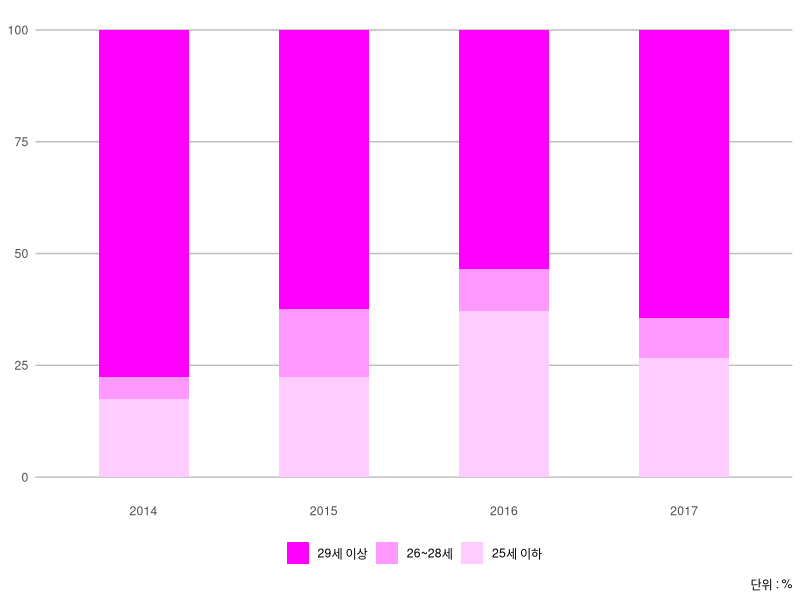

Here is the R script that generated this plot:
library(dplyr)
library(tidyr)
library(ggplot2)
library(readr)


age <- read.csv('./rawdatas/age.csv')
age1 <- age %>% filter(schoolindex == 1) %>% select(ends_with('14'),ends_with('15'),ends_with('16'),ends_with('17')) %>% gather()
age2 <- age1 %>% mutate(group = substr(key,1,1),year = substr(key,2,3))

p <- age2 %>% ggplot(aes(x=year,y=value,fill=group)) + geom_bar(stat = 'identity', width = 0.5)
p <- p + scale_x_discrete(labels=seq(2014,2017,1))
p <- p + theme_minimal() + theme(legend.position="bottom", legend.direction="horizontal", legend.title = element_blank(), axis.title.x = element_blank(), axis.title.y = element_blank(), panel.grid.major.x = element_blank(), panel.grid.major.y = element_line(color = 'gray'), panel.grid.minor.y = element_blank(), axis.ticks = element_blank())
p <- p + scale_fill_manual(values = c('#FF00FF','#FF99ff','#ffccff'), labels = c('29세 이상','26~28세','25세 이하')) + labs(caption = '단위 : %')
p
